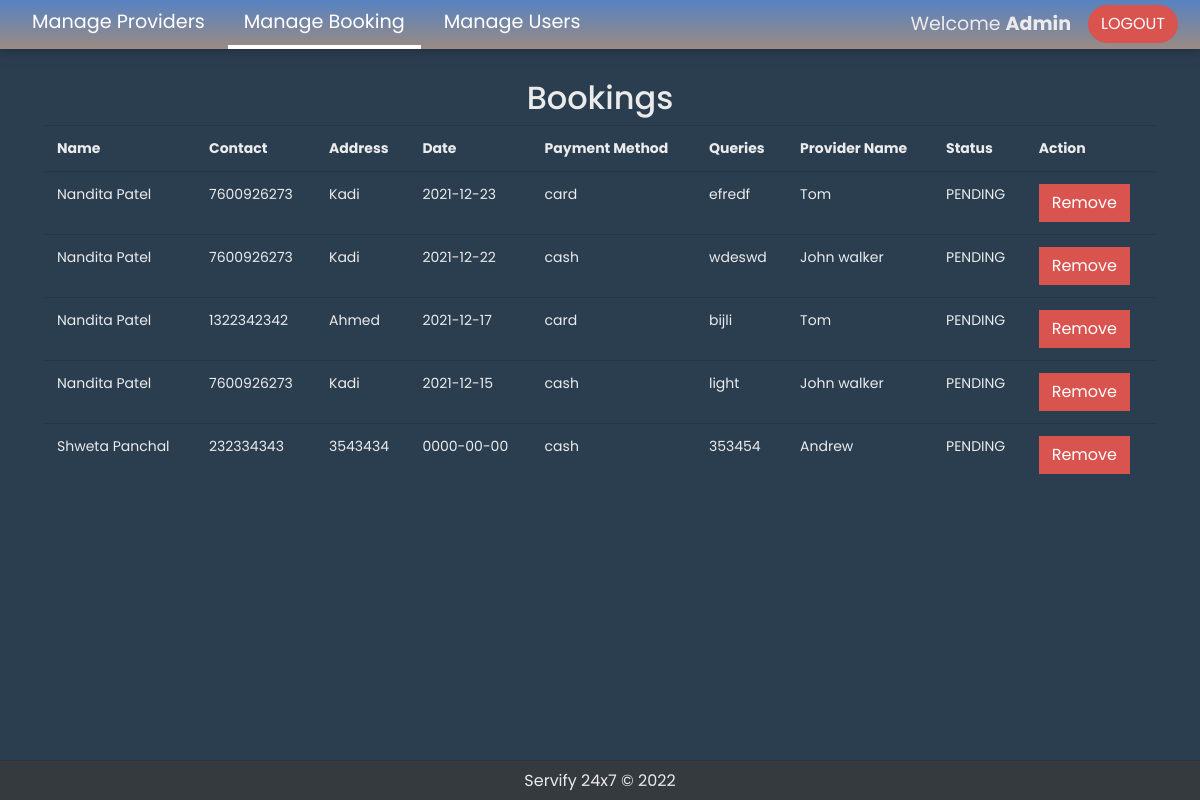
Page /admin.php (signed in) on the earlier database version.
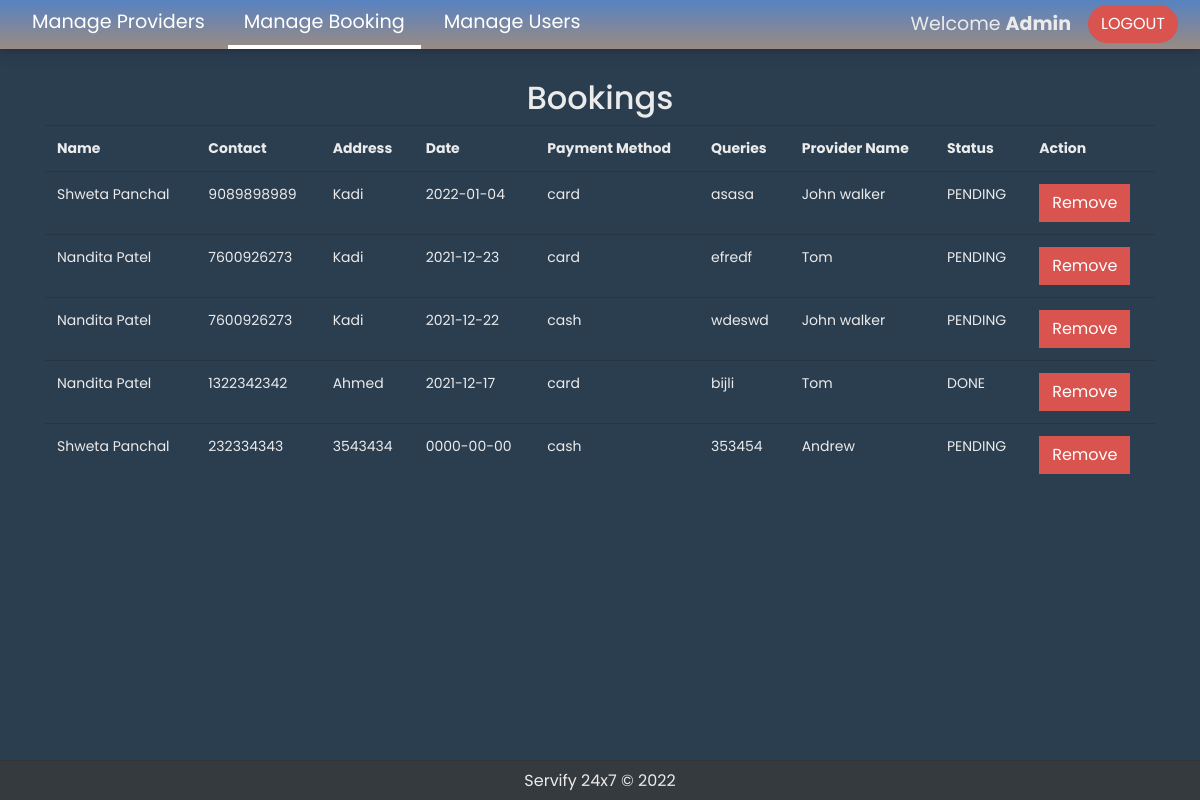
Same page on the later database version.
### tables this page shows
CREATE TABLE `bookings` (
  `id` int(10) UNSIGNED NOT NULL,
  `provider_id` int(10) UNSIGNED NOT NULL,
  `fname` varchar(255) NOT NULL,
  `lname` varchar(255) NOT NULL,
  `email` varchar(255) NOT NULL,
  `contact` varchar(20) NOT NULL,
  `adder` varchar(255) NOT NULL,
  `date` date NOT NULL,
  `time` time(6) NOT NULL,
  `payment` varchar(30) NOT NULL,
  `queries` varchar(255) NOT NULL,
  `status` varchar(255) NOT NULL
);

CREATE TABLE `providers` (
  `id` int(10) UNSIGNED NOT NULL,
  `name` varchar(255) NOT NULL,
  `contact` varchar(20) NOT NULL,
  `email` varchar(255) NOT NULL,
  `descr` varchar(1000) NOT NULL,
  `adder1` varchar(255) NOT NULL,
  `adder2` varchar(255) NOT NULL,
  `city` varchar(50) NOT NULL,
  `password` varchar(255) NOT NULL,
  `photo` varchar(255) NOT NULL,
  `profession` varchar(255) NOT NULL,
  `rating` varchar(255) NOT NULL
);

### scripts/DB.php (called while the page is built, shortened)
<?php
class DB
{
    protected static $_stmt = null;
    public static function getConnection()
    {
        try {
            $conn = new PDO("mysql:host=".self::HOST.";dbname=".self::DBNAME, self::USERNAME, self::PASSWORD, []);
            $conn->setAttribute(PDO::ATTR_ERRMODE, PDO::ERRMODE_EXCEPTION);
        } catch (PDOException $e) {
            echo $e->getMessage();
        }
        return $conn;
    }
    public static function query($sql, $params = array())
    {
        try {
            self::$_stmt = self::getConnection()->prepare($sql);
            if (empty($params)) {
                self::$_stmt->execute();
            } else {
                self::$_stmt->execute($params);
            }
            return self::$_stmt;
        } catch (PDOException $e) {
            echo $e->getMessage();
        }
    }
}

### admin.php (the view, shortened to what this page needs)
<?php
include_once "scripts/DB.php";
include_once "include/header.php";
$sql = "SELECT b.*, p.name AS provider_name FROM bookings AS b, providers AS p WHERE b.provider_id = p.id ORDER BY b.date DESC";
$bookings = DB::query($sql)->fetchAll(PDO::FETCH_OBJ);
?>
<div class="container" style="margin-top: 30px; margin-bottom: 60px;">
    <h2 class="text-center"> Bookings </h2>
    <div class="table-responsive">
        <table class="table">
            <tr>
                <th>Name</th>
                <th>Contact</th>
                <th>Address</th>
                <th>Date</th>
                <th>Payment Method</th>
                <th>Queries</th>
                <th>Provider Name</th>
                <th>Status</th>
                <th>Action</th>
            </tr>
            <?php foreach ($bookings as $booking) : ?>
                <tr>
                    <td>
                        <?= ucfirst($booking->fname) ?> <?= ucfirst($booking->lname) ?>
                    </td>
                    <td>
                        <?= $booking->contact; ?>
                    </td>
                    <td>
                        <?= ucwords($booking->adder) ?>
                    </td>
                    <td>
                        <?= $booking->date; ?>
                    </td>
                    <td>
                        <?= $booking->payment; ?>
                    </td>
                    <td>
                        <?= $booking->queries; ?>
                    </td>
                    <td>
                        <?= $booking->provider_name; ?>
                    </td>
                    <td>
                        <?= $booking->status; ?>
                    </td>
                    <td>
                        <a class="btn btn-danger" onclick="return deleteBooking()" href="deletebooking.php?id=<?= $booking->id; ?>">Remove</a>
                    </td>
                </tr>
            <?php endforeach; ?>
        </table>
    </div>
</div>
<?php include_once "include/footer.php";

Differences in the rows shown:
removed bookings: fname "Nandita", lname "Patel", contact "7600926273", adder "Kadi", date "2021-12-15", payment "cash", queries "light", provider.name "John walker", status "PENDING"
added bookings: fname "Shweta", lname "Panchal", contact "9089898989", adder "Kadi", date "2022-01-04", payment "card", queries "asasa", provider.name "John walker", status "PENDING"
changed bookings "Ahmed": status "PENDING" → "DONE"
